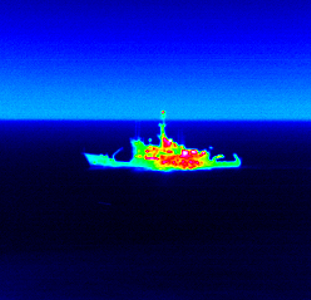
//> input picture vlad/cv_labs/lab_3/img_zadan/teplovizor/ntcs_quest_measurement.png, 311 x 300 px
$ ./task2   (built with g++ and OpenCV 4)
//> lines starting //> are read from the running program, lines starting //| are printed output that depends on the picture; after the words box and inside, x2 and y2 are one past the last pixel; in counts of white or black regions, pixels touching at a corner belong together
#include <opencv2/imgproc.hpp>
#include <opencv2/opencv.hpp>
#include <vector>

using namespace cv;
using namespace std;

const int max_value_H = 360/2;
const int max_value = 255;

int low_H = 0, low_S = 0, low_V = 0;
int high_H = max_value_H, high_S = max_value, high_V = max_value;

static void on_low_H_thresh_trackbar(int, void *)
{
    low_H = min(high_H-1, low_H);
    setTrackbarPos("Low H", "thimg", low_H);
}
static void on_high_H_thresh_trackbar(int, void *)
{
    high_H = max(high_H, low_H+1);
    setTrackbarPos("High H", "thimg", high_H);
}
static void on_low_S_thresh_trackbar(int, void *)
{
    low_S = min(high_S-1, low_S);
    setTrackbarPos("Low S", "thimg", low_S);
}
static void on_high_S_thresh_trackbar(int, void *)
{
    high_S = max(high_S, low_S+1);
    setTrackbarPos("High S", "thimg", high_S);
}
static void on_low_V_thresh_trackbar(int, void *)
{
    low_V = min(high_V-1, low_V);
    setTrackbarPos("Low V", "thimg", low_V);
}
static void on_high_V_thresh_trackbar(int, void *)
{
    high_V = max(high_V, low_V+1);
    setTrackbarPos("High V", "thimg", high_V);
}

int main(int argc, char** argv){
	namedWindow("thimg");
	string fn;
	Mat img, thimg;
	if (argc>1) fn= argv[1];
	else fn = "../img_zadan/teplovizor/ntcs_quest_measurement.png";
	img = imread(fn);
//> img is the input picture: 300 rows x 311 cols, CV_8UC3; mean B, G, R 136.6, 29.9, 3.3
	imshow(fn, img);

	int th_type = THRESH_BINARY;

	createTrackbar("Low H", "thimg", &low_H, max_value_H, on_low_H_thresh_trackbar);
    createTrackbar("High H", "thimg", &high_H, max_value_H, on_high_H_thresh_trackbar);
    createTrackbar("Low S", "thimg", &low_S, max_value, on_low_S_thresh_trackbar);
    createTrackbar("High S", "thimg", &high_S, max_value, on_high_S_thresh_trackbar);
    createTrackbar("Low V", "thimg", &low_V, max_value, on_low_V_thresh_trackbar);
    createTrackbar("High V", "thimg", &high_V, max_value, on_high_V_thresh_trackbar);
	while(true){
		Mat bgrImg, hsvImg;
		cvtColor(img, bgrImg, COLOR_YUV2BGR);
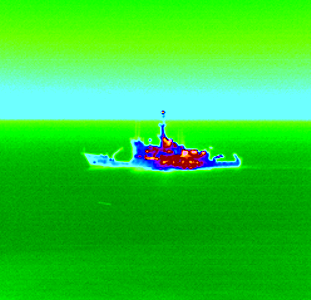
//> bgrImg: 300 rows x 311 cols, CV_8UC3; mean B, G, R 49.1, 210.2, 43.2
		cvtColor(bgrImg, hsvImg, COLOR_BGR2HSV);
//> hsvImg: 300 rows x 311 cols, CV_8UC3; mean H, S, V 62.9, 230, 214
		inRange(hsvImg, Scalar(low_H, low_S, low_V), Scalar(high_H, high_S, high_V), thimg);
//> thimg: 300 rows x 311 cols, CV_8UC1; every value is 255
		imshow("thimg", thimg);
		vector<vector<Point>> cnts;
		findContours(thimg, cnts, RETR_LIST, CHAIN_APPROX_NONE);
//> cnts = 1 contour; box (x1, y1, x2, y2) and area: (0, 0, 311, 300) 92690
		Mat draw = Mat::zeros(thimg.size(), CV_8UC3);
		for (size_t i = 0; i < cnts.size(); i++)
		{
			Moments mnts = moments(cnts[i]);
			int centerX = mnts.m10 / mnts.m00;
			int centerY = mnts.m01 / mnts.m00;
			circle(draw, Point(centerX, centerY), 2, Scalar(255, 0, 0), 2);
			drawContours(draw, cnts, i, Scalar(0, 0, 255));
		}
//> this loop made 1 pass
//> (centerX, centerY) on pass 1: (155, 149)
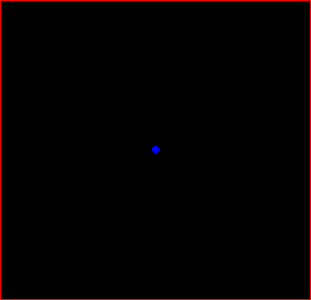
//> draw: 300 rows x 311 cols, CV_8UC3; mean B, G, R 0.1, 0, 3.3
		imshow("cntimg", draw);
		waitKey(5);
	}

}

$ run again, with vlad/cv_labs/lab_3/img_zadan/teplovizor/21331.res.jpg saved as vlad/cv_labs/lab_3/img_zadan/teplovizor/ntcs_quest_measurement.png
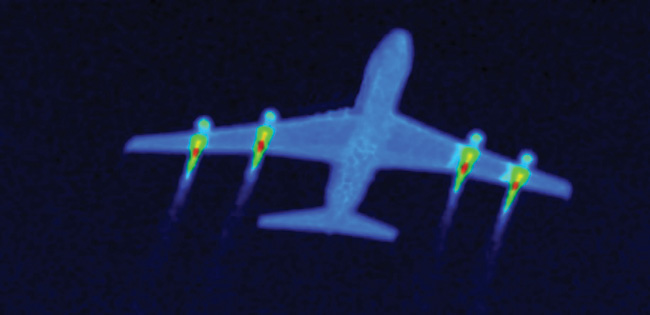
//> input picture vlad/cv_labs/lab_3/img_zadan/teplovizor/21331.res.jpg, 650 x 315 px
//> img is the input picture: 315 rows x 650 cols, CV_8UC3; mean B, G, R 55.6, 26.6, 19
//> `cvtColor(img, bgrImg, COLOR_YUV2BGR);`:
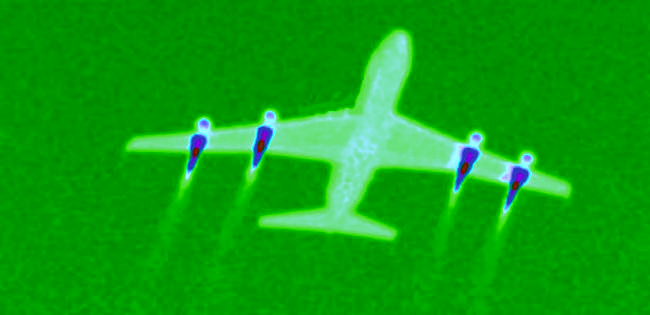
//> bgrImg: 315 rows x 650 cols, CV_8UC3; mean B, G, R 17.1, 158.9, 12.4
//> hsvImg: 315 rows x 650 cols, CV_8UC3; mean H, S, V 61.5, 242.3, 160.1
//> thimg: 315 rows x 650 cols, CV_8UC1; every value is 255
//> cnts = 1 contour; box (x1, y1, x2, y2) and area: (0, 0, 650, 315) 203786
//> the loop `for (size_t i = 0; i < cnts.size(); i++)` made 1 pass
//> (centerX, centerY) on pass 1: (324, 157)
//> after the loop `for (size_t i = 0; i < cnts.size(); i++)`:
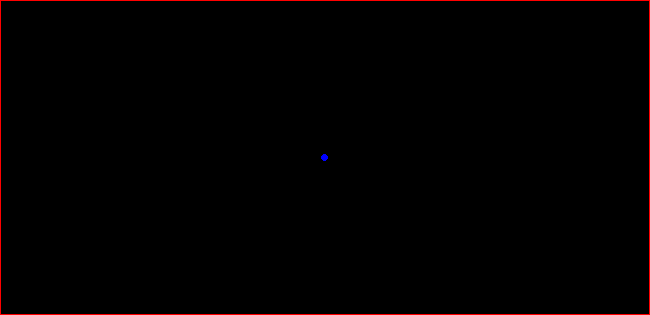
//> draw: 315 rows x 650 cols, CV_8UC3; mean B, G, R 0, 0, 2.4
